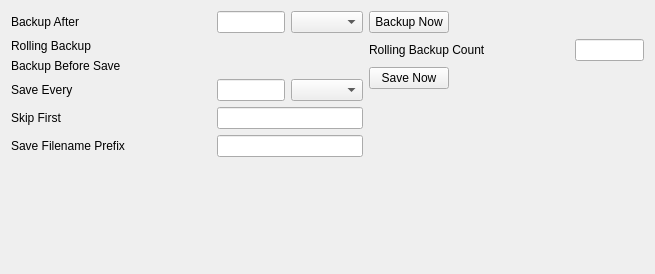
<?xml version="1.0" encoding="UTF-8"?>
<ui version="4.0">
 <class>Form</class>
 <widget class="QWidget" name="Form">
  <property name="geometry">
   <rect>
    <x>0</x>
    <y>0</y>
    <width>655</width>
    <height>274</height>
   </rect>
  </property>
  <property name="windowTitle">
   <string>Form</string>
  </property>
  <layout class="QVBoxLayout" name="verticalLayout_4">
   <item>
    <layout class="QHBoxLayout" name="horizontalLayout_10">
     <item>
      <layout class="QVBoxLayout" name="verticalLayout">
       <property name="spacing">
        <number>6</number>
       </property>
       <item>
        <layout class="QHBoxLayout" name="horizontalLayout">
         <item>
          <widget class="QLabel" name="BackupAfterLabel">
           <property name="minimumSize">
            <size>
             <width>200</width>
             <height>0</height>
            </size>
           </property>
           <property name="text">
            <string>Backup After</string>
           </property>
          </widget>
         </item>
         <item>
          <widget class="QLineEdit" name="BackupAfter"/>
         </item>
         <item>
          <widget class="QComboBox" name="BackupAfterCombo"/>
         </item>
        </layout>
       </item>
       <item>
        <layout class="QHBoxLayout" name="horizontalLayout_2">
         <item>
          <widget class="QLabel" name="RollingBackupLabel">
           <property name="minimumSize">
            <size>
             <width>200</width>
             <height>0</height>
            </size>
           </property>
           <property name="text">
            <string>Rolling Backup</string>
           </property>
          </widget>
         </item>
         <item>
          <widget class="PlCheckBox" name="RollingBackupCheck">
           <property name="toolTip">
            <string>Custom checkbox with styling</string>
           </property>
          </widget>
         </item>
        </layout>
       </item>
       <item>
        <layout class="QHBoxLayout" name="horizontalLayout_3">
         <item>
          <widget class="QLabel" name="BackupBeforeSaveLabel">
           <property name="minimumSize">
            <size>
             <width>200</width>
             <height>0</height>
            </size>
           </property>
           <property name="text">
            <string>Backup Before Save</string>
           </property>
          </widget>
         </item>
         <item>
          <widget class="PlCheckBox" name="BackupBeforeSaveCheck">
           <property name="toolTip">
            <string>Custom checkbox with styling</string>
           </property>
          </widget>
         </item>
        </layout>
       </item>
       <item>
        <layout class="QHBoxLayout" name="horizontalLayout_4">
         <item>
          <widget class="QLabel" name="SaveEveryLabel">
           <property name="minimumSize">
            <size>
             <width>200</width>
             <height>0</height>
            </size>
           </property>
           <property name="text">
            <string>Save Every</string>
           </property>
          </widget>
         </item>
         <item>
          <widget class="QLineEdit" name="SaveEvery"/>
         </item>
         <item>
          <widget class="QComboBox" name="SaveEveryCombo"/>
         </item>
        </layout>
       </item>
       <item>
        <layout class="QHBoxLayout" name="horizontalLayout_5">
         <item>
          <widget class="QLabel" name="SkipFirstLabel">
           <property name="minimumSize">
            <size>
             <width>200</width>
             <height>0</height>
            </size>
           </property>
           <property name="text">
            <string>Skip First</string>
           </property>
          </widget>
         </item>
         <item>
          <widget class="QLineEdit" name="SkipFirst"/>
         </item>
        </layout>
       </item>
       <item>
        <layout class="QHBoxLayout" name="horizontalLayout_6">
         <item>
          <widget class="QLabel" name="SavePrefixLabel">
           <property name="minimumSize">
            <size>
             <width>200</width>
             <height>0</height>
            </size>
           </property>
           <property name="text">
            <string>Save Filename Prefix</string>
           </property>
          </widget>
         </item>
         <item>
          <widget class="QLineEdit" name="SavePrefix"/>
         </item>
        </layout>
       </item>
      </layout>
     </item>
     <item>
      <layout class="QVBoxLayout" name="verticalLayout_3">
       <item>
        <layout class="QVBoxLayout" name="verticalLayout_2">
         <item>
          <layout class="QHBoxLayout" name="horizontalLayout_7">
           <item>
            <widget class="QPushButton" name="BackupNow">
             <property name="text">
              <string>Backup Now</string>
             </property>
            </widget>
           </item>
           <item>
            <spacer name="horizontalSpacer">
             <property name="orientation">
              <enum>Qt::Orientation::Horizontal</enum>
             </property>
             <property name="sizeHint" stdset="0">
              <size>
               <width>40</width>
               <height>20</height>
              </size>
             </property>
            </spacer>
           </item>
          </layout>
         </item>
         <item>
          <layout class="QHBoxLayout" name="horizontalLayout_8">
           <item>
            <widget class="QLabel" name="RollingCountLabel">
             <property name="minimumSize">
              <size>
               <width>200</width>
               <height>0</height>
              </size>
             </property>
             <property name="text">
              <string>Rolling Backup Count</string>
             </property>
            </widget>
           </item>
           <item>
            <widget class="QLineEdit" name="RollingCount"/>
           </item>
          </layout>
         </item>
         <item>
          <layout class="QHBoxLayout" name="horizontalLayout_9">
           <item>
            <widget class="QPushButton" name="SaveNow">
             <property name="text">
              <string>Save Now</string>
             </property>
            </widget>
           </item>
           <item>
            <spacer name="horizontalSpacer_2">
             <property name="orientation">
              <enum>Qt::Orientation::Horizontal</enum>
             </property>
             <property name="sizeHint" stdset="0">
              <size>
               <width>40</width>
               <height>20</height>
              </size>
             </property>
            </spacer>
           </item>
          </layout>
         </item>
        </layout>
       </item>
       <item>
        <spacer name="verticalSpacer">
         <property name="orientation">
          <enum>Qt::Orientation::Vertical</enum>
         </property>
         <property name="sizeHint" stdset="0">
          <size>
           <width>20</width>
           <height>40</height>
          </size>
         </property>
        </spacer>
       </item>
      </layout>
     </item>
    </layout>
   </item>
   <item>
    <spacer name="verticalSpacer_2">
     <property name="orientation">
      <enum>Qt::Orientation::Vertical</enum>
     </property>
     <property name="sizeHint" stdset="0">
      <size>
       <width>20</width>
       <height>27</height>
      </size>
     </property>
    </spacer>
   </item>
  </layout>
 </widget>
 <customwidgets>
  <customwidget>
   <class>PlCheckBox</class>
   <extends>QWidget</extends>
   <header>plwidgets.PlWidgets</header>
  </customwidget>
 </customwidgets>
 <resources/>
 <connections/>
</ui>
